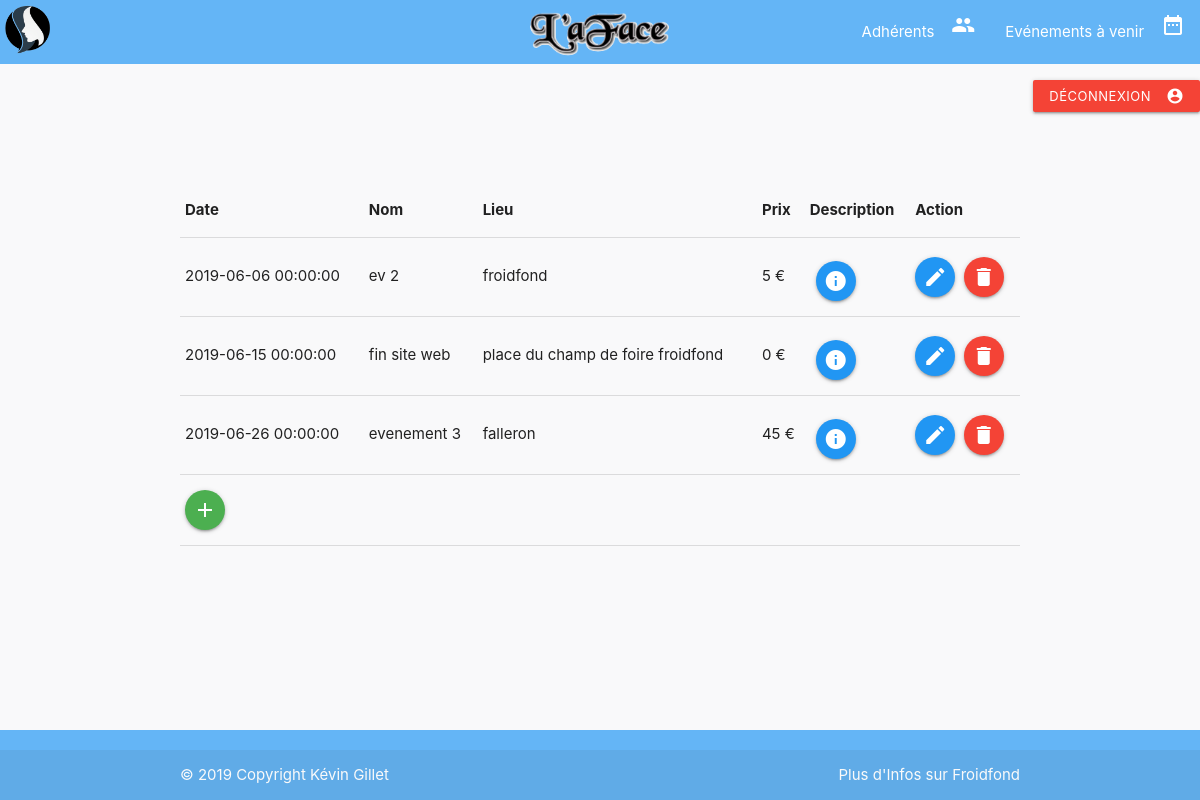
Before: /admin/management/event.php (signed in) with the older database file.
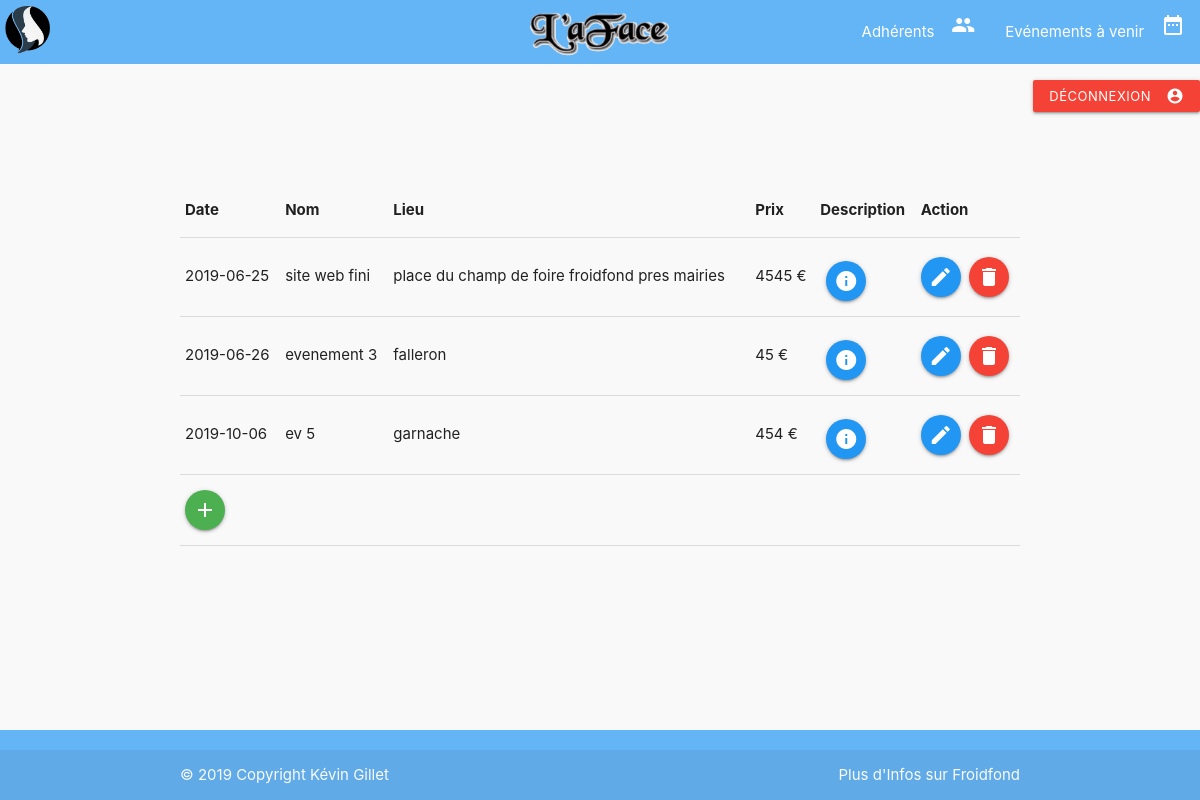
After: the same page with the newer database file.
### tables this page shows
CREATE TABLE `evenement` (
  `idEvenement` int(11) NOT NULL,
  `nomEvenement` varchar(100) NOT NULL,
  `dateEvenement` date NOT NULL,
  `lieuEvenement` varchar(100) NOT NULL,
  `prixEntreeEvenement` float NOT NULL,
  `descriptionEvenement` text NOT NULL
);

### admin/management/event.php (the view, shortened to what this page needs)
<?php
include '../../modal/header.php';
?>
<?php require_once '../../config/config.php';
$db = new PDO("mysql:host=" . Config::DB_SERVER . ";dbname=" . Config::DB_NAME
, Config::DB_USERNAME, Config::DB_PASSWORD, array(PDO::MYSQL_ATTR_INIT_COMMAND => "SET NAMES 'utf8'"));
$sql_query = "SELECT ev.dateEvenement, ev.descriptionEvenement, ev.nomEvenement, ev.lieuEvenement, ev.prixEntreeEvenement, ev.idEvenement
FROM evenement ev ORDER BY ev.dateEvenement ASC";
$result = $db->prepare($sql_query);
$result->execute();
$events = $result->fetchAll();
?>
      <main>
        <a href="../logout.php" class="waves-effect waves-light btn-small right btn-logout red"><i class="material-icons right">account_circle</i>Déconnexion</a>
        <table class="highlight table-gestion member-table responsive-table">
          <thead>
            <tr>
              <th>Date</th>
              <th>Nom</th>
              <th>Lieu</th>
              <th>Prix</th>
              <th>Description</th>
              <th>Action</th>
            </tr>
          </thead>
          <tbody>
            <?php foreach ($events as $line){ ?>
            <tr>
              <td><?php echo $line["dateEvenement"] ?></td>
              <td><?php echo $line["nomEvenement"] ?></td>
              <td><?php echo $line["lieuEvenement"] ?></td>
              <td><?php echo $line["prixEntreeEvenement"] ?>&nbsp;€</td>
              <td><a class="btn-floating waves-effect waves-light blue modal-trigger" href="#modal<?php echo $line["idEvenement"] ?>"><i class="material-icons">info</i></a></td>
              <td><a href="/assolaface/admin/form/event_edit.php?idEvenement=<?php echo $line["idEvenement"] ?>" class="btn-floating waves-effect waves-light blue"><i class="material-icons">edit</i></a>&nbsp;
                  <a href="/assolaface/admin/actions/event_delete.php" class="btn-floating waves-effect waves-light red"><i class="material-icons">delete</i></a></td>
            </tr>
            <?php } ?>
            <tr>
              <td><a href="/assolaface/admin/form/event_add.php" class="btn-floating waves-effect waves-light green"><i class="material-icons">add</i></a></td>
            </tr>
          </tbody>
        </table>
      </main>
<?php include '../../modal/footer.php'; ?>

### modal/head.php (shortened to what this page needs)
<!DOCTYPE html>
<html lang="fr">
  <head>
    <link rel="stylesheet" href="/assolaface/css/style.css">
    <link type="text/css" rel="stylesheet" href="/assolaface/css/materialize.css"  media="screen,projection"/>
  </head>

### modal/header.php (shortened to what this page needs)
<?php include 'head.php'; ?>
  <body>
    <div class="header">
      <nav>
        <div class="nav-wrapper blue lighten-2">
          <a href="/assolaface/index.php"><img class="brand-logo" src="/assolaface/pictures/head_only.png" alt="face-logo"></img></a>
          <a href="/assolaface/index.php" class="brand-logo center hide-on-med-and-down">
            <img class="brand-name-image" src="/assolaface/pictures/text_only.png" alt="text-logo"></img>
          </a>
          <ul id="nav-mobile" class="right hide-on-med-and-down">
            <li><a href="/assolaface/user/page/members_view.php">Adhérents &nbsp;&nbsp;&nbsp;<span class="material-icons">people</span></a></li>
            <li><a href="/assolaface/user/page/events_view.php">Evénements à venir &nbsp;&nbsp;&nbsp;<span class="material-icons">date_range</span></a></li>
          </ul>
        </div>
      </nav>
    </div>

### modal/footer.php (shortened to what this page needs)
    <footer class="page-footer  blue lighten-2">
      <div class="footer-copyright">
        <div class="container">
        <a class="grey-text text-lighten-5 left" href="https://www.linkedin.com/in/k%C3%A9vin-gillet-50b25b175/" target="_blank">© 2019 Copyright Kévin Gillet</a>
        <a class="grey-text text-lighten-5 right hide-on-med-and-down" href="https://www.froidfond.fr/" target="_blank">Plus d'Infos sur Froidfond</a>
        </div>
      </div>
    </footer>
  </body>
</html>

### css/style.css (style rules this page uses)
body { display: flex; min-height: 100vh; flex-direction: column; }
main { flex: 1 0 auto; background: #f9f9fa; }
.nav-wrapper img { width: auto; }
.brand-name-image { max-height: 75px; margin-top: -10px; }
.brand-logo { max-height: 55px; margin-top: 1px; }
.btn-logout { margin-top: 2vh; }
.member-table { width: 70%; margin-left: auto; margin-right: auto; margin-bottom: 5vh; margin-top: 15vh; }
.modal-trigger { margin-top: 1vh; margin-left: 0.5vw; }

Changed rows visible on the page:
changed evenement: dateEvenement "2019-06-15 00:00:00" → "2019-06-25"; nomEvenement "fin site web" → "site web fini"; lieuEvenement "place du champ de foire froidfond" → "place du champ de foire froidfond pres mairies"; prixEntreeEvenement "0" → "4545"
changed evenement "evenement 3": dateEvenement "2019-06-26 00:00:00" → "2019-06-26"
changed evenement: dateEvenement "2019-06-06 00:00:00" → "2019-10-06"; nomEvenement "ev 2" → "ev 5"; lieuEvenement "froidfond" → "garnache"; prixEntreeEvenement "5" → "454"; moves down the list
